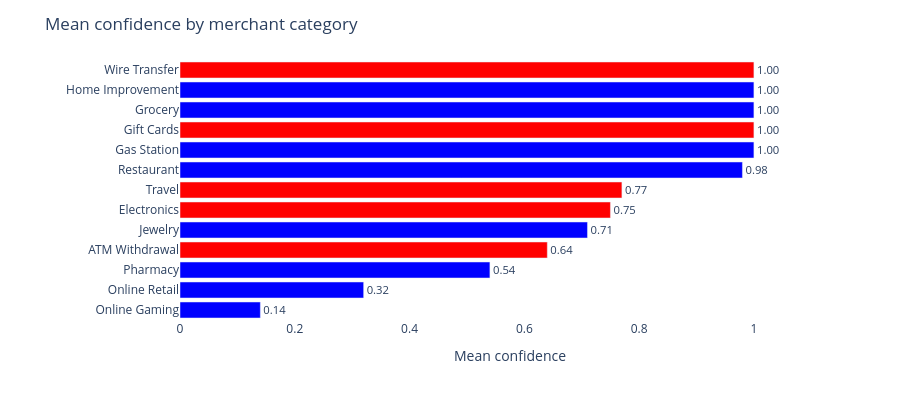

The notebook cell saved with this chart:
### Markdown cell above
## 8. Confidence by merchant category

Does confidence vary with merchant category? Most categories have only one or two transactions here, so these are per-transaction values for the tickets we wrote, not a property of the category itself.

### Code cell
cat_summary = (
    results_df
    .groupby("category")
    .agg(
        mean_confidence=("confidence", "mean"),
        count          =("id",         "count"),
        flagged        =("decision",   lambda x: (x == "Flag").sum()),
    )
    .reset_index()
    .sort_values("mean_confidence")
)
cat_summary["mean_confidence"] = cat_summary["mean_confidence"].round(2)
cat_summary["flag_rate"] = (cat_summary["flagged"] / cat_summary["count"]).round(2)

fig2 = go.Figure(go.Bar(
    x=cat_summary["mean_confidence"],
    y=cat_summary["category"],
    orientation="h",
    marker_color=["red" if f > 0 else "blue"
                  for f in cat_summary["flagged"]],
    text=[f"{v:.2f}" for v in cat_summary["mean_confidence"]],
    textposition="outside",
))
fig2.update_layout(
    title="Mean confidence by merchant category",
    xaxis_title="Mean confidence",
    xaxis=dict(range=[0, 1.15]),
    yaxis_title="",
    plot_bgcolor="white",
    paper_bgcolor="white",
    font=dict(size=12),
    margin=dict(t=60, l=180, r=60),
    height=400,
)
fig2.show()

print()
print(cat_summary[["category", "mean_confidence", "count", "flagged", "flag_rate"]]
      .to_string(index=False))

### Figure 1 — Plotly figure (JSON) as saved in the notebook; plotly's stock layout.template omitted (floating-point values rounded to 4 significant figures)
{"data": [{"marker": {"color": ["blue", "blue", "blue", "red", "blue", "red", "red", "blue", "blue", "red", "blue", "blue", "red"]}, "orientation": "h", "text": ["0.14", "0.32", "0.54", "0.64", "0.71", "0.75", "0.77", "0.98", "1.00", "1.00", "1.00", "1.00", "1.00"], "textposition": "outside", "type": "bar", "x": [0.14, 0.32, 0.54, 0.64, 0.71, 0.75, 0.77, 0.98, 1.0, 1.0, 1.0, 1.0, 1.0], "y": ["Online Gaming", "Online Retail", "Pharmacy", "ATM Withdrawal", "Jewelry", "Electronics", "Travel", "Restaurant", "Gas Station", "Gift Cards", "Grocery", "Home Improvement", "Wire Transfer"]}], "layout": {"font": {"size": 12}, "height": 400, "margin": {"l": 180, "r": 60, "t": 60}, "paper_bgcolor": "white", "plot_bgcolor": "white", "title": {"text": "Mean confidence by merchant category"}, "xaxis": {"range": [0, 1.15], "title": {"text": "Mean confidence"}}, "yaxis": {"title": {"text": ""}}}}
